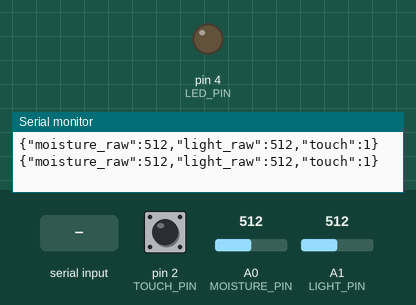
Bench run of a sketch on a simulated Arduino Uno, built with avr-gcc and run on an emulated ATmega328P. Parts: output pins drawn as LEDs (lit = HIGH), the last lines printed to the serial monitor. The test bench sets the inputs (shaded band); at power-on: pin 2 (TOUCH_PIN) HIGH, A0 (MOISTURE_PIN) = 512, A1 (LIGHT_PIN) = 512.

Above: at 1.2 s.
1.3 s: "thirsty\n" received over Serial
At 1.8 s:
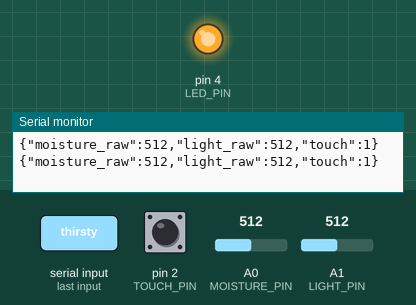
2.8 s: "1\n" received over Serial
At 4.0 s:
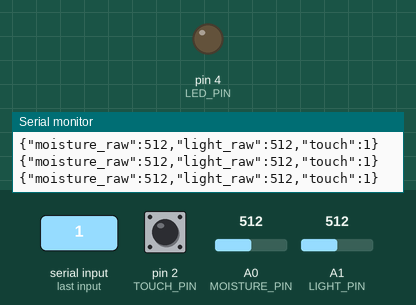
4.3 s: "dark\n" received over Serial
At 5.3 s:
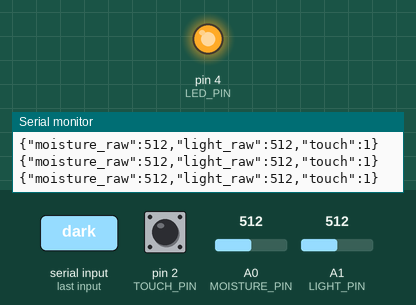
Timing chart, 0 to 7.3 s (numbered marks = the images above; inputs shaded):
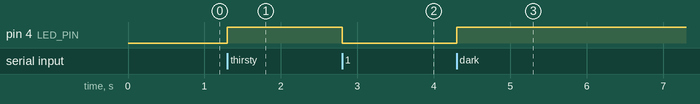

The sketch:

talking_plant_hub.ino
```cpp
const int MOISTURE_PIN = A0;
const int LIGHT_PIN = A1;
const int TOUCH_PIN = 2;
const int LED_PIN = 4;

unsigned long lastReport = 0;
int lastTouch = -1;
String inbound;

int readAveraged(int pin) {
  long sum = 0;
  for (int i = 0; i < 8; i++) { sum += analogRead(pin); delay(2); }
  return sum / 8;
}

void report(int touch) {
  Serial.print("{\"moisture_raw\":");
  Serial.print(readAveraged(MOISTURE_PIN));
  Serial.print(",\"light_raw\":");
  Serial.print(readAveraged(LIGHT_PIN));
  Serial.print(",\"touch\":");
  Serial.print(touch);
  Serial.println("}");
}

void setup() {
  Serial.begin(115200);
  pinMode(TOUCH_PIN, INPUT);
  pinMode(LED_PIN, OUTPUT);
}

void loop() {
  int touch = digitalRead(TOUCH_PIN) == HIGH ? 1 : 0;
  unsigned long now = millis();
  if (touch != lastTouch || now - lastReport >= 1000) {
    report(touch);
    lastTouch = touch;
    lastReport = now;
  }
  while (Serial.available()) {
    char c = Serial.read();
    if (c == '\n') {
      bool unhappy = inbound.indexOf("thirsty") >= 0 || inbound.indexOf("dark") >= 0 || inbound.indexOf("unwell") >= 0;
      digitalWrite(LED_PIN, unhappy ? HIGH : LOW);
      inbound = "";
    } else if (c != '\r' && inbound.length() < 200) {
      inbound += c;
    }
  }
}
```

Measured:
- after the input at 1.3 s, pin 4 (LED_PIN): LOW → HIGH at once
- after the input at 2.8 s, pin 4 (LED_PIN): HIGH → LOW at once
- after the input at 4.3 s, pin 4 (LED_PIN): LOW → HIGH at once
